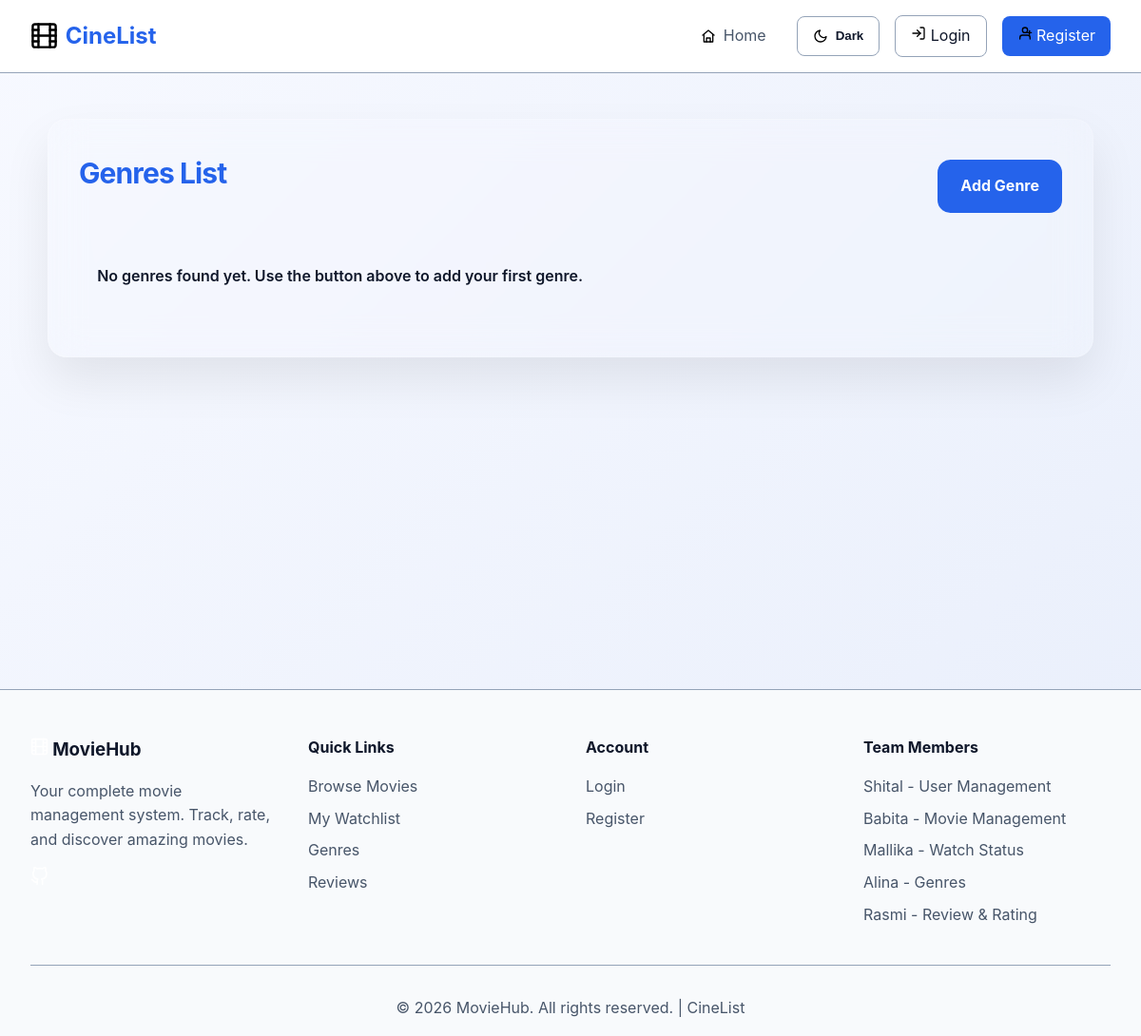
The page /genres_management/view_genre.php on the database as committed earlier.
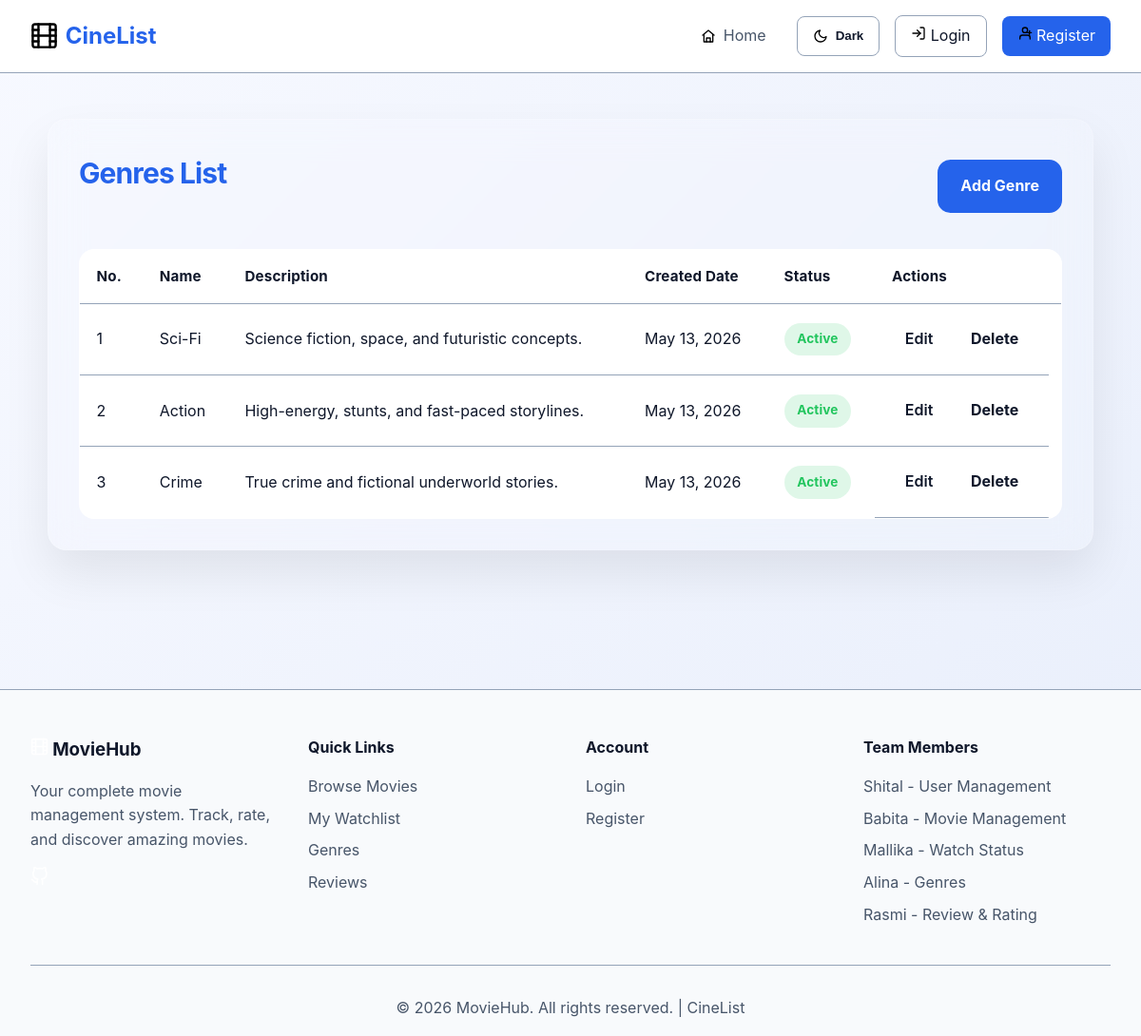
The same page on the database as committed later.
### tables this page shows
CREATE TABLE genres (
    genre_id INT AUTO_INCREMENT PRIMARY KEY,
    name VARCHAR(100) NOT NULL,
    description VARCHAR(255),
    created_at TIMESTAMP DEFAULT CURRENT_TIMESTAMP,
    is_active BOOLEAN DEFAULT TRUE
);

### genres_management/view_genre.php (the view, shortened to what this page needs)
<?php
$basePath = '../';
require_once $basePath . 'includes/db.php';
$stmt = $pdo->query('SELECT * FROM genres ORDER BY created_at ASC');
$categories = $stmt->fetchAll(PDO::FETCH_ASSOC);
?>
<!DOCTYPE html>
<html lang="en">
<head>
    <link rel="stylesheet" href="<?php echo $basePath; ?>assets/style.css">
    <link rel="stylesheet" href="<?php echo $basePath; ?>assets/categories.css">
</head>
<body class="categories-page">
<?php require_once $basePath . 'includes/header.php'; ?>
<div class="container">
    <div class="page-header">
        <h2 class="section-title">Genres List</h2>
        <div class="header-actions">
            <a href="add_category.php" class="btn-view">Add Genre</a>
        </div>
    </div>
    <?php if (empty($categories)): ?>
        <div class="message-banner">
            No genres found yet. Use the button above to add your first genre.
        </div>
    <?php else: ?>
        <table>
            <thead>
                <tr>
                    <th>No.</th>
                    <th>Name</th>
                    <th>Description</th>
                    <th>Created Date</th>
                    <th>Status</th>
                    <th>Actions</th>
                </tr>
            </thead>
            <tbody>
                <?php $rowNumber = 1; ?>
                <?php foreach ($categories as $row): ?>
                    <tr>
                        <td data-label="No."><?php echo $rowNumber++; ?></td>
                        <td data-label="Name"><?php echo htmlspecialchars($row['name']); ?></td>
                        <td data-label="Description"><?php echo htmlspecialchars($row['description']); ?></td>
                        <td data-label="Created Date"><?php echo htmlspecialchars(date('M j, Y', strtotime($row['created_at']))); ?></td>
                        <td data-label="Status">
                            <span class="status-pill <?php echo $row['is_active'] == 1 ? 'active' : 'inactive'; ?>">
                                <?php echo $row['is_active'] == 1 ? 'Active' : 'Inactive'; ?>
                            </span>
                        </td>
                        <td class="table-actions" data-label="Actions">
                            <a href="edit_category.php?id=<?php echo urlencode($row['genre_id']); ?>">Edit</a>
                            <a href="delete_category.php?id=<?php echo urlencode($row['genre_id']); ?>" class="btn-secondary" onclick="return confirm('Delete this genre?');">Delete</a>
                        </td>
                    </tr>
                <?php endforeach; ?>
            </tbody>
        </table>
    <?php endif; ?>
</div>
<?php require_once $basePath . 'includes/footer.php'; ?>
</body>
</html>

### includes/header.php (shortened to what this page needs)
<?php
$basePath = isset($basePath) ? $basePath : '';
$isLoggedIn = isset($_SESSION['user_id']);
$userName = $_SESSION['user_name'] ?? 'Guest';
?>
    <nav class="navbar">
        <div class="nav-container">
            <div class="nav-brand">
                <a href="<?php echo $basePath; ?>index.php">
                    <img class="icon" src="<?php echo $basePath; ?>assets/icons/film.svg" alt="" aria-hidden="true" width="28" height="28" style="fill: var(--primary-color);">
                    <span>CineList</span>
                </a>
            </div>
            <div class="nav-menu" id="navMenu">
                <ul class="nav-links">
                    <li><a href="<?php echo $basePath; ?>index.php"><img class="icon" src="<?php echo $basePath; ?>assets/icons/home.svg" alt="" aria-hidden="true"> Home</a></li>
                </ul>
                <div class="nav-user">
                    <button class="theme-toggle" type="button" data-theme-toggle aria-pressed="false">
                        <img class="icon" data-theme-icon src="<?php echo $basePath; ?>assets/icons/moon.svg" alt="" aria-hidden="true">
                        <span>Dark</span>
                    </button>
                    <?php if($isLoggedIn): ?>
                        <div class="user-dropdown">
                            <button class="user-btn">
                                <img class="icon" src="<?php echo $basePath; ?>assets/icons/user-circle.svg" alt="" aria-hidden="true">
                                <span><?php echo htmlspecialchars($userName); ?></span>
                                <img class="icon" src="<?php echo $basePath; ?>assets/icons/chevron-down.svg" alt="" aria-hidden="true">
                            </button>
                            <div class="dropdown-menu">
                                <a href="<?php echo $basePath; ?>profile.php"><img class="icon" src="<?php echo $basePath; ?>assets/icons/id-card.svg" alt="" aria-hidden="true"> Profile</a>
                                <a href="<?php echo $basePath; ?>settings.php"><img class="icon" src="<?php echo $basePath; ?>assets/icons/settings.svg" alt="" aria-hidden="true"> Settings</a>
                                <hr>
                                <a href="<?php echo $basePath; ?>Login/logout.php"><img class="icon" src="<?php echo $basePath; ?>assets/icons/logout.svg" alt="" aria-hidden="true"> Logout</a>
                            </div>
                        </div>
                    <?php else: ?>
                        <a href="<?php echo $basePath; ?>Login/login.php" class="btn-login"><img class="icon" src="<?php echo $basePath; ?>assets/icons/login.svg" alt="" aria-hidden="true"> Login</a>
                        <a href="<?php echo $basePath; ?>Login/register.php" class="btn-register"><img class="icon" src="<?php echo $basePath; ?>assets/icons/user-plus.svg" alt="" aria-hidden="true"> Register</a>
                    <?php endif; ?>
                </div>
            </div>
        </div>
    </nav>
    <main class="main-content">

### includes/footer.php (shortened to what this page needs)
    </main>
    <footer class="footer">
        <div class="footer-container">
            <div class="footer-section">
                <h3><img class="icon" src="<?php echo $basePath; ?>assets/icons/film.svg" alt="" aria-hidden="true" width="20" height="20"> MovieHub</h3>
                <p>Your complete movie management system. Track, rate, and discover amazing movies.</p>
                <div class="social-links">
                    <a href="https://github.com/shitallama/moviewatchlist" target="_blank" aria-label="GitHub">
                        <img class="icon" src="<?php echo $basePath; ?>assets/icons/github.svg" alt="" aria-hidden="true">
                    </a>
                </div>
            </div>
            <div class="footer-section">
                <h4>Quick Links</h4>
                <ul>
                    <li><a href="<?php echo $basePath; ?>movie_management/view_movies.php">Browse Movies</a></li>
                    <li><a href="<?php echo $basePath; ?>watch_status_management/watchlist.php">My Watchlist</a></li>
                    <li><a href="<?php echo $basePath; ?>categories_management/view_category.php">Genres</a></li>
                    <li><a href="<?php echo $basePath; ?>review_system/review_page.php">Reviews</a></li>
                </ul>
            </div>
            <div class="footer-section">
                <h4>Account</h4>
                <ul>
                    <?php if($isLoggedIn): ?>
                        <li><a href="<?php echo $basePath; ?>profile.php">My Profile</a></li>
                        <li><a href="<?php echo $basePath; ?>settings.php">Settings</a></li>
                        <li><a href="<?php echo $basePath; ?>Login/logout.php">Logout</a></li>
                    <?php else: ?>
                        <li><a href="<?php echo $basePath; ?>Login/login.php">Login</a></li>
                        <li><a href="<?php echo $basePath; ?>Login/register.php">Register</a></li>
                    <?php endif; ?>
                </ul>
            </div>
            <div class="footer-section">
                <h4>Team Members</h4>
                <ul>
                    <li><a href="https://www.shitallamatamang.com.np/" target="_blank">Shital - User Management</a></li>
                    <li><a href="https://www.facebook.com/babita.pakuwal#" target="_blank">Babita - Movie Management</a></li>
                    <li><a href="https://www.facebook.com/profile.php?id=100073511192402#" target="_blank">Mallika - Watch Status</a></li>
                    <li><a href="https://www.facebook.com/alia.magar.587#" target="_blank">Alina - Genres</a></li>
                    <li><a href="https://www.facebook.com/rasmi.kumal.180#" target="_blank">Rasmi - Review & Rating</a></li>
                </ul>
            </div>
        </div>
        <div class="footer-bottom">
            <p>&copy; 2026 MovieHub. All rights reserved. | <a class="footer-link" href="http://localhost/moviewatchlist/" target="_blank">CineList</a></p>
        </div>
    </footer>
</body>

### assets/style.css (style rules this page uses)
* { margin: 0; padding: 0; box-sizing: border-box; }
.icon { width: 1em; height: 1em; display: inline-block; object-fit: contain; flex-shrink: 0; filter: var(--icon-filter); }
body { font-family: 'Inter', sans-serif; background: linear-gradient(135deg, var(--page-bg-start) 0%, var(--page-bg-end) 100%); color: var(--text-primary); line-height: 1.6; min-height: 100vh; transition: background 0.4s ease, color 0.3s ease; }
.main-content { min-height: calc(100vh - 200px); }
.navbar { background: var(--nav-bg); border-bottom: 1px solid var(--border-color); position: sticky; top: 0; z-index: 1000; transition: background-color 0.3s ease, border-color 0.3s ease; }
.nav-container { max-width: 1400px; margin: 0 auto; padding: 1rem 2rem; display: flex; justify-content: space-between; align-items: center; }
.nav-brand a { display: flex; align-items: center; gap: 0.5rem; font-size: 1.5rem; font-weight: 700; color: var(--primary-color); text-decoration: none; }
.nav-brand .icon { width: 1.8rem; height: 1.8rem; }
.nav-menu { display: flex; align-items: center; gap: 2rem; }
.nav-links { display: flex; list-style: none; gap: 1.5rem; }
.nav-links a { color: var(--text-secondary); text-decoration: none; transition: color 0.3s; display: flex; align-items: center; gap: 0.5rem; }
.nav-links .icon, .nav-user .icon, .dropdown-menu .icon { width: 1rem; height: 1rem; }
.nav-user { display: flex; align-items: center; gap: 1rem; }
.btn-login, .btn-register { padding: 0.5rem 1rem; border-radius: 0.5rem; text-decoration: none; transition: background-color 0.3s ease, color 0.3s ease, border-color 0.3s ease; }
.btn-login { color: var(--text-primary); border: 1px solid var(--border-color); }
.btn-register { background: var(--primary-color); color: white; }
.footer { background: var(--footer-static); border-top: 1px solid var(--border-color); padding: 3rem 2rem 1rem; transition: border-color 0.3s ease; }
.footer-container { max-width: 1200px; margin: 0 auto; display: grid; grid-template-columns: repeat(auto-fit, minmax(250px, 1fr)); gap: 2rem; margin-bottom: 2rem; }
.footer-section h3, .footer-section h4 { color: var(--footer-text); margin-bottom: 1rem; }
.footer .icon { filter: invert(1); }
.footer-section p { color: var(--footer-text-muted); margin-bottom: 1rem; }
.social-links { display: flex; gap: 1rem; }
.social-links a { color: var(--footer-text-muted); transition: color 0.3s; }
.social-links .icon { width: 1.2rem; height: 1.2rem; }
.footer-section ul { list-style: none; }
.footer-section ul li { margin-bottom: 0.5rem; }
.footer-section ul li a { color: var(--footer-text-muted); text-decoration: none; transition: color 0.3s; }
.footer-bottom { text-align: center; padding-top: 2rem; border-top: 1px solid var(--border-color); color: var(--footer-text-muted); }
.footer-link { color: var(--footer-text-muted); text-decoration: none; transition: color 0.3s; }
.theme-toggle { display: inline-flex; align-items: center; gap: 0.5rem; background: var(--card-bg); border: 1px solid var(--border-color); color: var(--text-primary); padding: 0.5rem 1rem; border-radius: 0.5rem; cursor: pointer; font-weight: 600; transition: transform 0.2s ease, border-color 0.2s ease, background-color 0.3s ease, color 0.3s ease; }
.theme-toggle .icon { width: 1rem; height: 1.5rem; }

Rows that differ between the two databases and show on the page:
added genres: name "Sci-Fi", description "Science fiction, space, and futuristic concepts.", created_at "May 13, 2026", is_active "Active"
added genres: name "Action", description "High-energy, stunts, and fast-paced storylines.", created_at "May 13, 2026", is_active "Active"
added genres: name "Crime", description "True crime and fictional underworld stories.", created_at "May 13, 2026", is_active "Active"
Other text that changed with them:
text no longer shown: "No genres found yet. Use the button above to add your first genre."
text now shown: "No. Name Description Created Date Status Actions"
